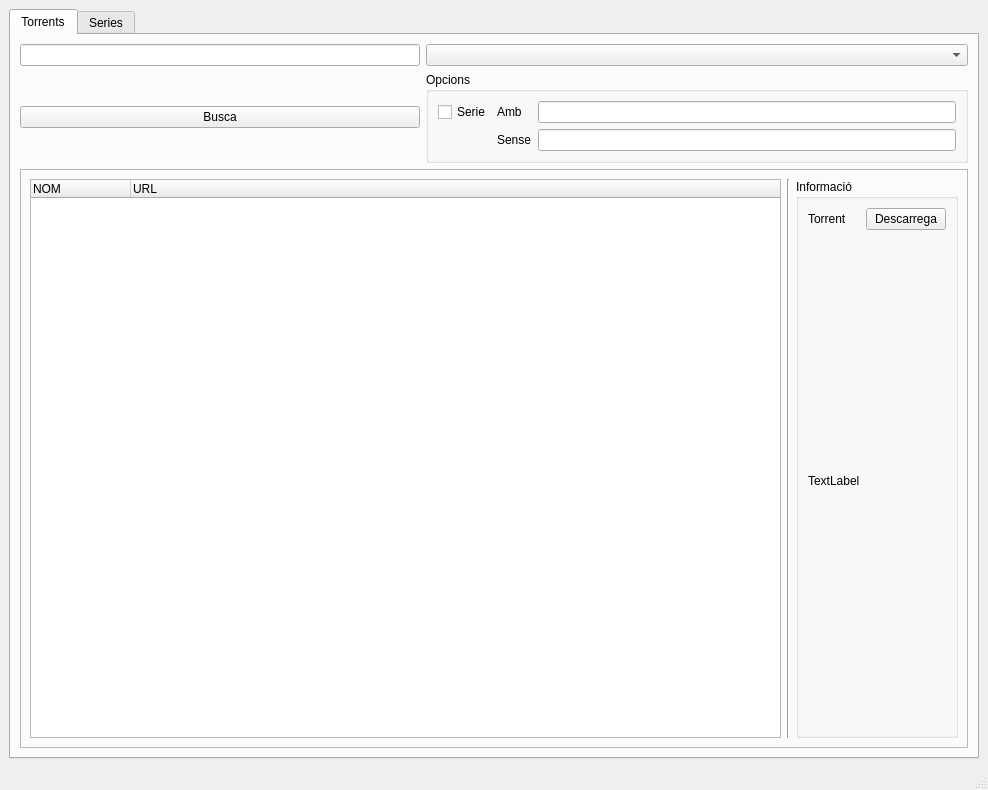
<?xml version="1.0" encoding="UTF-8"?>
<ui version="4.0">
 <class>MainWindow</class>
 <widget class="QMainWindow" name="MainWindow">
  <property name="geometry">
   <rect>
    <x>0</x>
    <y>0</y>
    <width>988</width>
    <height>790</height>
   </rect>
  </property>
  <property name="windowTitle">
   <string>troçDeManta</string>
  </property>
  <widget class="QWidget" name="centralwidget">
   <layout class="QGridLayout" name="gridLayout_2">
    <item row="0" column="0">
     <widget class="QTabWidget" name="tabWidget">
      <property name="enabled">
       <bool>true</bool>
      </property>
      <property name="maximumSize">
       <size>
        <width>16777215</width>
        <height>16777215</height>
       </size>
      </property>
      <property name="baseSize">
       <size>
        <width>2</width>
        <height>0</height>
       </size>
      </property>
      <property name="currentIndex">
       <number>0</number>
      </property>
      <widget class="QWidget" name="tab">
       <attribute name="title">
        <string>Torrents</string>
       </attribute>
       <layout class="QGridLayout" name="gridLayout_3">
        <item row="0" column="1">
         <layout class="QGridLayout" name="gridLayout">
          <item row="0" column="0">
           <widget class="QLineEdit" name="text_busqueda">
            <property name="minimumSize">
             <size>
              <width>150</width>
              <height>0</height>
             </size>
            </property>
            <property name="maximumSize">
             <size>
              <width>400</width>
              <height>16777215</height>
             </size>
            </property>
           </widget>
          </item>
          <item row="1" column="0">
           <widget class="QPushButton" name="buto_busqueda">
            <property name="text">
             <string>Busca</string>
            </property>
           </widget>
          </item>
          <item row="0" column="1">
           <widget class="QComboBox" name="comboMotors"/>
          </item>
          <item row="1" column="1">
           <widget class="QGroupBox" name="groupBox_4">
            <property name="title">
             <string>Opcions</string>
            </property>
            <layout class="QGridLayout" name="gridLayout_9">
             <item row="1" column="3">
              <widget class="QLineEdit" name="lineEdit_3"/>
             </item>
             <item row="0" column="0">
              <widget class="QCheckBox" name="check_series">
               <property name="text">
                <string>Serie</string>
               </property>
              </widget>
             </item>
             <item row="1" column="2">
              <widget class="QLabel" name="label_2">
               <property name="text">
                <string>Sense</string>
               </property>
              </widget>
             </item>
             <item row="0" column="3">
              <widget class="QLineEdit" name="lineEdit_2"/>
             </item>
             <item row="0" column="2">
              <widget class="QLabel" name="label">
               <property name="text">
                <string>Amb</string>
               </property>
              </widget>
             </item>
            </layout>
           </widget>
          </item>
         </layout>
        </item>
        <item row="1" column="1">
         <widget class="QFrame" name="frameBaix">
          <property name="frameShape">
           <enum>QFrame::StyledPanel</enum>
          </property>
          <property name="frameShadow">
           <enum>QFrame::Raised</enum>
          </property>
          <layout class="QGridLayout" name="gridLayout_4">
           <property name="sizeConstraint">
            <enum>QLayout::SetNoConstraint</enum>
           </property>
           <item row="0" column="0">
            <widget class="QTreeWidget" name="treeResultat">
             <property name="minimumSize">
              <size>
               <width>200</width>
               <height>0</height>
              </size>
             </property>
             <property name="maximumSize">
              <size>
               <width>16777215</width>
               <height>16777215</height>
              </size>
             </property>
             <column>
              <property name="text">
               <string>NOM</string>
              </property>
             </column>
             <column>
              <property name="text">
               <string>URL</string>
              </property>
             </column>
            </widget>
           </item>
           <item row="0" column="3">
            <widget class="QGroupBox" name="groupBox_2">
             <property name="title">
              <string>Informació</string>
             </property>
             <property name="flat">
              <bool>false</bool>
             </property>
             <property name="checkable">
              <bool>false</bool>
             </property>
             <layout class="QGridLayout" name="gridLayout_15">
              <item row="1" column="0">
               <widget class="QLabel" name="label_4">
                <property name="text">
                 <string>TextLabel</string>
                </property>
               </widget>
              </item>
              <item row="0" column="0">
               <widget class="QLabel" name="label_3">
                <property name="text">
                 <string>Torrent</string>
                </property>
               </widget>
              </item>
              <item row="0" column="1">
               <widget class="QPushButton" name="btnDownload">
                <property name="text">
                 <string>Descarrega</string>
                </property>
               </widget>
              </item>
             </layout>
            </widget>
           </item>
           <item row="0" column="2">
            <widget class="Line" name="line">
             <property name="cursor">
              <cursorShape>SplitHCursor</cursorShape>
             </property>
             <property name="orientation">
              <enum>Qt::Vertical</enum>
             </property>
            </widget>
           </item>
          </layout>
         </widget>
        </item>
       </layout>
      </widget>
      <widget class="QWidget" name="tab_2">
       <attribute name="title">
        <string>Series</string>
       </attribute>
       <layout class="QGridLayout" name="gridLayout_5">
        <item row="0" column="0">
         <widget class="QFrame" name="frame_2">
          <property name="frameShape">
           <enum>QFrame::StyledPanel</enum>
          </property>
          <property name="frameShadow">
           <enum>QFrame::Raised</enum>
          </property>
          <layout class="QGridLayout" name="gridLayout_7">
           <item row="0" column="0">
            <widget class="QLineEdit" name="lineFiltra"/>
           </item>
           <item row="1" column="0">
            <widget class="QGroupBox" name="groupBox">
             <property name="title">
              <string>LLista</string>
             </property>
             <layout class="QGridLayout" name="gridLayout_8">
              <item row="0" column="0">
               <widget class="QRadioButton" name="radioLocal">
                <property name="text">
                 <string>Les meves series</string>
                </property>
                <property name="checkable">
                 <bool>true</bool>
                </property>
                <property name="checked">
                 <bool>false</bool>
                </property>
               </widget>
              </item>
              <item row="0" column="3">
               <widget class="QRadioButton" name="radioGlobal">
                <property name="text">
                 <string>Online</string>
                </property>
               </widget>
              </item>
             </layout>
            </widget>
           </item>
          </layout>
         </widget>
        </item>
        <item row="1" column="0">
         <widget class="QFrame" name="frame_3">
          <property name="frameShape">
           <enum>QFrame::StyledPanel</enum>
          </property>
          <property name="frameShadow">
           <enum>QFrame::Raised</enum>
          </property>
          <layout class="QGridLayout" name="gridLayout_6">
           <item row="1" column="3">
            <widget class="QGroupBox" name="groupBox_3">
             <property name="title">
              <string>Informació</string>
             </property>
             <property name="flat">
              <bool>false</bool>
             </property>
             <property name="checkable">
              <bool>false</bool>
             </property>
             <layout class="QGridLayout" name="gridLayout_10">
              <item row="1" column="0">
               <widget class="QFrame" name="frame_5">
                <property name="frameShape">
                 <enum>QFrame::StyledPanel</enum>
                </property>
                <property name="frameShadow">
                 <enum>QFrame::Raised</enum>
                </property>
                <layout class="QGridLayout" name="gridLayout_12">
                 <item row="0" column="0">
                  <widget class="QTreeWidget" name="treeEpisodis">
                   <property name="wordWrap">
                    <bool>true</bool>
                   </property>
                   <column>
                    <property name="text">
                     <string>Season</string>
                    </property>
                   </column>
                   <column>
                    <property name="text">
                     <string>Episode</string>
                    </property>
                   </column>
                   <column>
                    <property name="text">
                     <string>Name</string>
                    </property>
                   </column>
                  </widget>
                 </item>
                </layout>
               </widget>
              </item>
              <item row="0" column="0">
               <widget class="QFrame" name="frame_4">
                <property name="frameShape">
                 <enum>QFrame::StyledPanel</enum>
                </property>
                <property name="frameShadow">
                 <enum>QFrame::Raised</enum>
                </property>
                <layout class="QGridLayout" name="gridLayout_11">
                 <item row="1" column="1">
                  <widget class="QFrame" name="frame_6">
                   <property name="frameShape">
                    <enum>QFrame::StyledPanel</enum>
                   </property>
                   <property name="frameShadow">
                    <enum>QFrame::Raised</enum>
                   </property>
                   <layout class="QGridLayout" name="gridLayout_13">
                    <item row="0" column="0">
                     <widget class="QLabel" name="labelTitol">
                      <property name="maximumSize">
                       <size>
                        <width>16777215</width>
                        <height>20</height>
                       </size>
                      </property>
                      <property name="font">
                       <font>
                        <pointsize>20</pointsize>
                       </font>
                      </property>
                      <property name="text">
                       <string>Titol...</string>
                      </property>
                     </widget>
                    </item>
                    <item row="1" column="0">
                     <widget class="QLabel" name="labelEpisodi">
                      <property name="maximumSize">
                       <size>
                        <width>16777215</width>
                        <height>25</height>
                       </size>
                      </property>
                      <property name="font">
                       <font>
                        <pointsize>15</pointsize>
                       </font>
                      </property>
                      <property name="text">
                       <string/>
                      </property>
                     </widget>
                    </item>
                    <item row="3" column="0">
                     <widget class="QLabel" name="labelRating">
                      <property name="text">
                       <string/>
                      </property>
                     </widget>
                    </item>
                    <item row="2" column="0">
                     <widget class="QTextBrowser" name="labelSinopsi">
                      <property name="minimumSize">
                       <size>
                        <width>200</width>
                        <height>0</height>
                       </size>
                      </property>
                      <property name="maximumSize">
                       <size>
                        <width>300</width>
                        <height>16777215</height>
                       </size>
                      </property>
                     </widget>
                    </item>
                   </layout>
                  </widget>
                 </item>
                 <item row="1" column="2">
                  <widget class="QFrame" name="frame_7">
                   <property name="frameShape">
                    <enum>QFrame::StyledPanel</enum>
                   </property>
                   <property name="frameShadow">
                    <enum>QFrame::Raised</enum>
                   </property>
                   <layout class="QGridLayout" name="gridLayout_14">
                    <item row="0" column="0">
                     <widget class="QLabel" name="labelImatge">
                      <property name="minimumSize">
                       <size>
                        <width>200</width>
                        <height>300</height>
                       </size>
                      </property>
                      <property name="maximumSize">
                       <size>
                        <width>300</width>
                        <height>400</height>
                       </size>
                      </property>
                      <property name="text">
                       <string/>
                      </property>
                     </widget>
                    </item>
                   </layout>
                  </widget>
                 </item>
                </layout>
               </widget>
              </item>
             </layout>
            </widget>
           </item>
           <item row="1" column="1">
            <widget class="QTreeWidget" name="listShows">
             <property name="minimumSize">
              <size>
               <width>300</width>
               <height>0</height>
              </size>
             </property>
             <property name="sortingEnabled">
              <bool>true</bool>
             </property>
             <column>
              <property name="text">
               <string>TvMaze Id</string>
              </property>
             </column>
             <column>
              <property name="text">
               <string>Title</string>
              </property>
             </column>
             <column>
              <property name="text">
               <string>Rating</string>
              </property>
             </column>
            </widget>
           </item>
           <item row="0" column="3">
            <widget class="QPushButton" name="btnDeleteShow">
             <property name="text">
              <string>Borrar</string>
             </property>
            </widget>
           </item>
           <item row="0" column="1">
            <widget class="QPushButton" name="btnAddShow">
             <property name="text">
              <string>Afegir</string>
             </property>
            </widget>
           </item>
          </layout>
         </widget>
        </item>
       </layout>
      </widget>
     </widget>
    </item>
   </layout>
  </widget>
  <widget class="QMenuBar" name="menubar">
   <property name="geometry">
    <rect>
     <x>0</x>
     <y>0</y>
     <width>988</width>
     <height>25</height>
    </rect>
   </property>
  </widget>
  <widget class="QStatusBar" name="statusbar"/>
 </widget>
 <resources/>
 <connections>
  <connection>
   <sender>radioGlobal</sender>
   <signal>toggled(bool)</signal>
   <receiver>btnAddShow</receiver>
   <slot>setEnabled(bool)</slot>
   <hints>
    <hint type="sourcelabel">
     <x>929</x>
     <y>154</y>
    </hint>
    <hint type="destinationlabel">
     <x>607</x>
     <y>155</y>
    </hint>
   </hints>
  </connection>
  <connection>
   <sender>radioGlobal</sender>
   <signal>toggled(bool)</signal>
   <receiver>btnDeleteShow</receiver>
   <slot>setDisabled(bool)</slot>
   <hints>
    <hint type="sourcelabel">
     <x>970</x>
     <y>154</y>
    </hint>
    <hint type="destinationlabel">
     <x>728</x>
     <y>155</y>
    </hint>
   </hints>
  </connection>
  <connection>
   <sender>radioLocal</sender>
   <signal>toggled(bool)</signal>
   <receiver>btnDeleteShow</receiver>
   <slot>setEnabled(bool)</slot>
   <hints>
    <hint type="sourcelabel">
     <x>245</x>
     <y>154</y>
    </hint>
    <hint type="destinationlabel">
     <x>728</x>
     <y>155</y>
    </hint>
   </hints>
  </connection>
  <connection>
   <sender>radioLocal</sender>
   <signal>toggled(bool)</signal>
   <receiver>btnAddShow</receiver>
   <slot>setDisabled(bool)</slot>
   <hints>
    <hint type="sourcelabel">
     <x>245</x>
     <y>154</y>
    </hint>
    <hint type="destinationlabel">
     <x>487</x>
     <y>155</y>
    </hint>
   </hints>
  </connection>
 </connections>
</ui>
